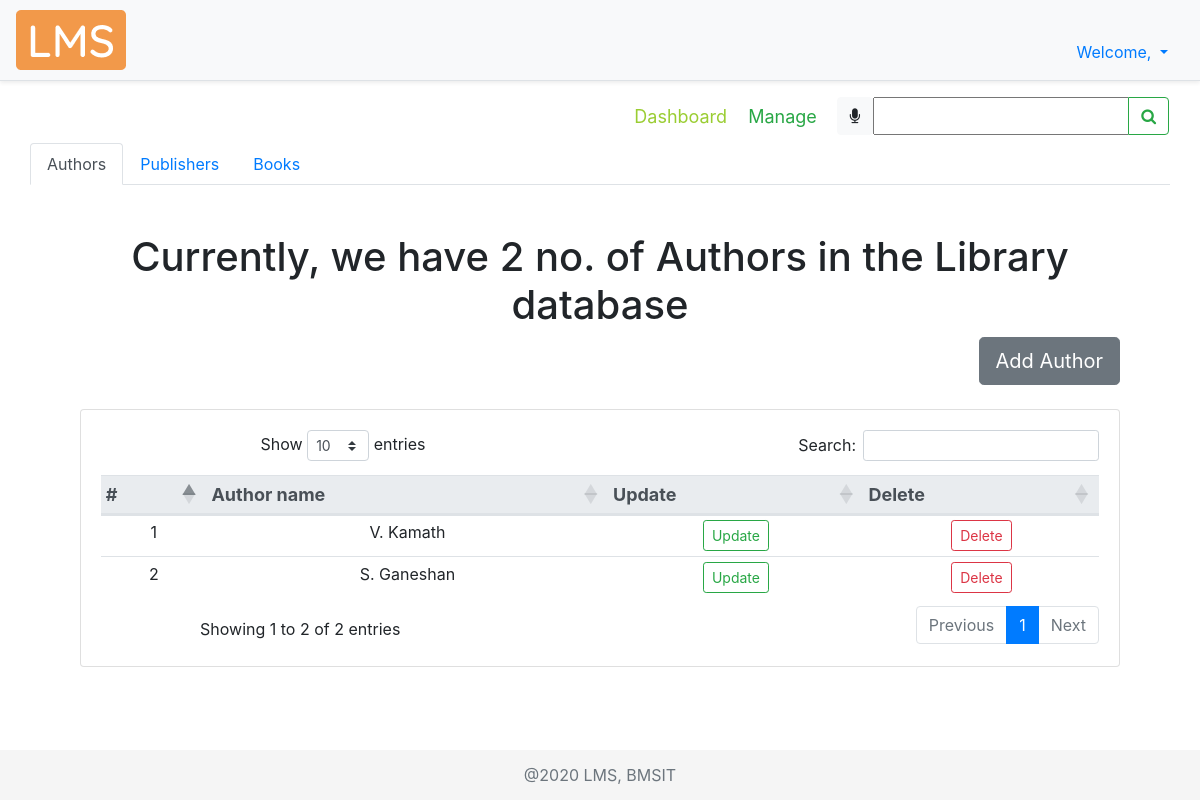
The app's page /manage/, older data.
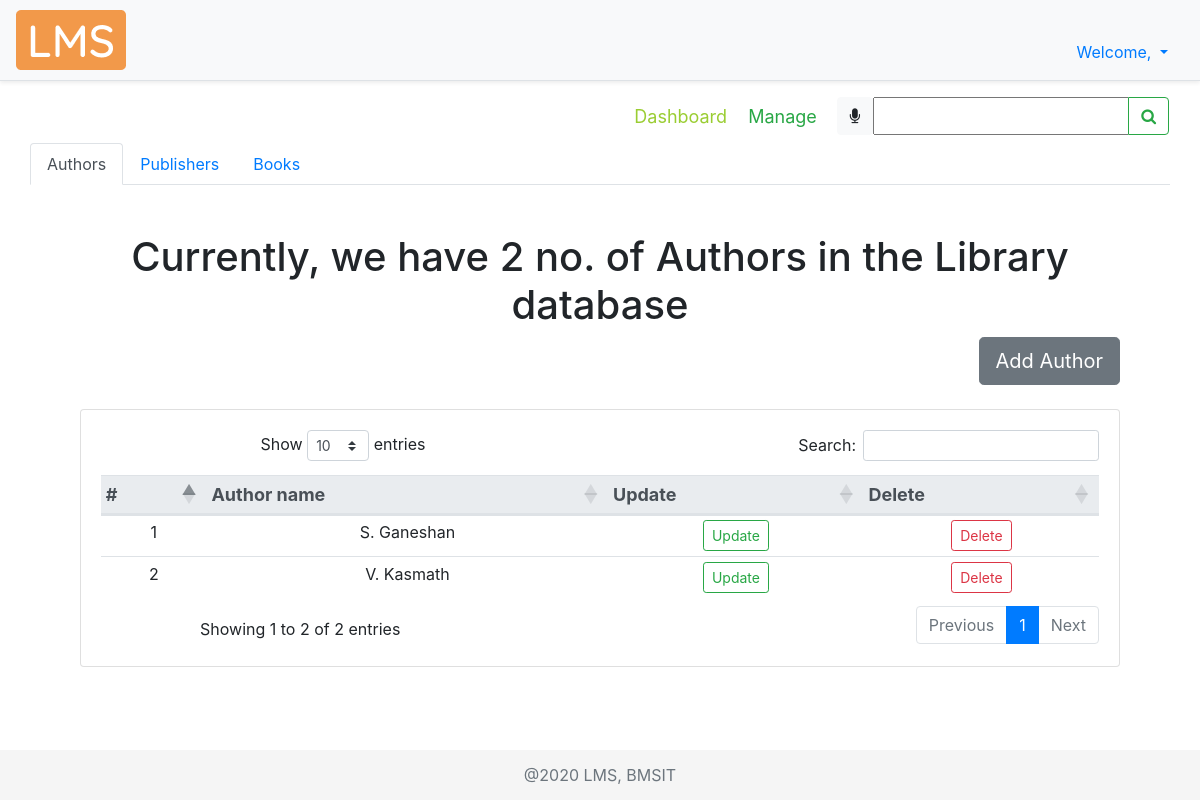
The same page, newer data.
### libraryApp/models.py (models this page shows)
class AUTHOR(models.Model):
    authorName = models.CharField(max_length=30, help_text="Author name")
    def __str__(self):
        return self.authorName

### libraryApp/views.py (the view)
# urls.py: path('manage/', views.manage, name="manage"),
def manage(request):
    manage = 'libraryApp/manage_tab.html'
    books = BOOK.objects.all()
    myFilter = BookFilter(request.GET, queryset=BOOK.objects.all())
    if request.method == "POST":
        print(request.POST)
        return redirect(searchBook, book=request.POST['bookTitle'])
    allAuthors = AUTHOR.objects.all()
    allPublishers = PUBLISHER.objects.all()
    mActive = True
    booksList = []
    bookCount = 0
    authCount = AUTHOR.objects.count()
    pubCount = PUBLISHER.objects.count()
    for i in books:
        bookCount += 1
        stock = STOCK.objects.filter(bookID__id=i.id).first()
        authors = AUTHOR.objects.filter(book__id=i.id)
        authorList = []
        authorIDList = []
        for a in authors.all():
            if a not in authorList:  # loic to check redundancy
                authorList.append(a)
                authorIDList.append(a.id)
        authorString = ', '.join(map(str, authorList))
        pub = PUBLISHER.objects.filter(
            book__id=i.id).first()
        booksList.append(tempBook(bookCount, i.bookTitle, i.id, i.genre, pub.id,
                                  pub.pubName, i.pubYear, authorIDList, authorString, i.isbn, stock.bookCopies))
    context = {
        'allBooks': booksList,
        'bookCount': bookCount,
        'myFilter': myFilter,
        'allAuthors': allAuthors,
        'authCount': authCount,
        'allPublishers': allPublishers,
        'pubCount': pubCount,
        'mActive': mActive
    }
    return render(request, manage, context)

### libraryApp/templates/libraryApp/manage_tab.html (shortened to what this page needs)
{% extends 'libraryApp/main.html' %}
{% load static %}
{% block content %}
<nav class="navbar">
  <div class="navbar-nav mySubMenu ml-auto">
    <nav>
        <a href="{% url 'dashboard' %}" title="Click here to visit dashboard">Dashboard</a>
        <a class="text-success " href="{% url 'manage' %}">Manage</a>
    </nav>
  </div>
  <form class="form-inline" method="POST">
    <div class="input-group">
      <div id="speech" class="btn btn-light" title="Click the mic to speak">
        <i class="fa fa-microphone" aria-hidden="true"></i>
      </div>
      {{myFilter.form}}
      <div class="input-group-append">
        <button id="searchButton" class="btn btn-outline-success" type="submit">
          <i class="fa fa-search"></i>
        </button>
      </div>
    </div>
  </form>
</nav>
    <div class="container-fluid">
        <nav>
            <div class="nav nav-tabs" id="nav-tab" role="tablist">
                <a class="nav-item nav-link active" id="nav-home-tab" data-toggle="tab" href="#nav-home" role="tab" aria-controls="nav-home" aria-selected="true">Authors</a>
                <a class="nav-item nav-link" id="nav-profile-tab" data-toggle="tab" href="#nav-profile" role="tab" aria-controls="nav-profile" aria-selected="false">Publishers</a>
                <a class="nav-item nav-link" id="nav-contact-tab" data-toggle="tab" href="#nav-contact" role="tab" aria-controls="nav-contact" aria-selected="false">Books</a>
             </div>
        </nav>
        <div class="tab-content" id="nav-tabContent">
            <div class="tab-pane fade show active" id="nav-home" role="tabpanel" aria-labelledby="nav-home-tab">
                {% include 'libraryApp/author.html' %}
            </div>
        </div>
    </div>
{% endblock content %}

### libraryApp/templates/libraryApp/author.html (shortened to what this page needs)
<div class="container-fluid">
    <div class="row text-center booksTable mt-5">
        <div class="col-md-12">
            <h1 class="text-center">
                Currently, we have {{authCount}} no. of Authors in the Library database
            </h1>
            <div class="row justify-content-end addBookBtn">
                <a href="{% url 'addauthordetail' 'Add' %}">
                    <button type="button" class="btn btn-secondary btn-lg" data-toggle="tooltip" data-placement="right"
                        title="Click here to add a book">Add Author</button>
            </div>
            <br>
            <div class="card card-body">
                <table id="dataTable3" class="table table-sm table-hover">
                    <thead class="thead-light threadText">
                        <tr>
                            <th scope="col">#</th>
                            <th scope="col">Author name</th>
                            <th scope="col">Update</th>
                            <th scope="col">Delete</th>
                        </tr>
                    </thead>
                    {% for i in allAuthors %}
                    <tr>
                        <td>{{forloop.counter}}</td>
                        <td>{{i.authorName}}</td>
                        <td><a class="btn btn-sm btn-outline-success" href="{% url 'updateauthordetail' i.id %}">Update</a></td>
						<td><a class="btn btn-sm btn-outline-danger" href="{% url 'deleteauthordetail' i.id %}">Delete</a></td>
                    </tr>
                    {% endfor %}
                </table>
            </div>
        </div>
    </div>
</div>

Row changes from the older to the newer data that the page shows:
removed AUTHOR: authorName "V. Kamath"
added AUTHOR: authorName "V. Kasmath"
